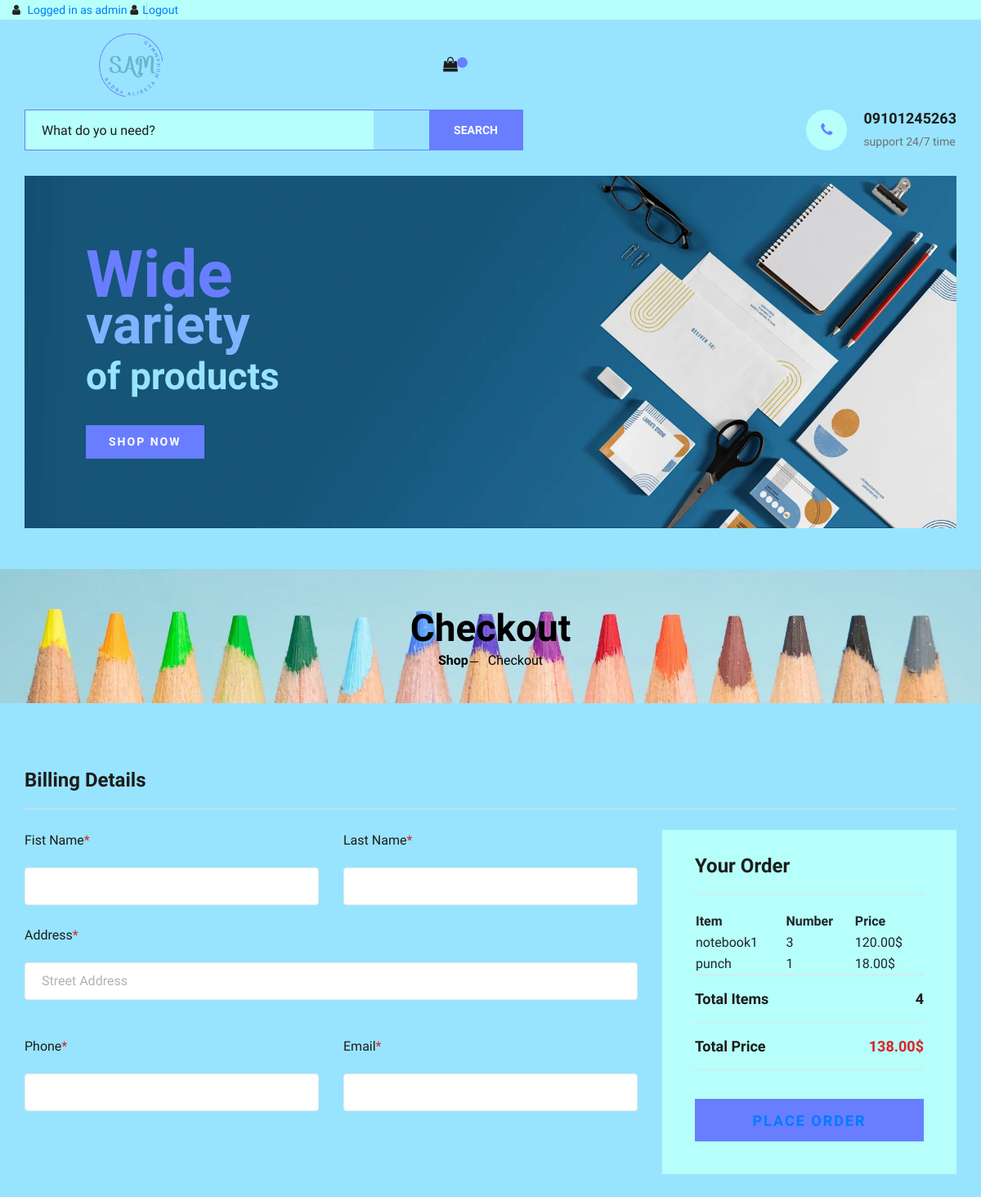
The app's page /checkout/ (signed in) with its own data.
### website/models.py (models this page shows, shortened)
class OrderItem(models.Model):
    item = models.ForeignKey(Item,on_delete=models.SET_NULL,null=True)
    order = models.ForeignKey(Order,on_delete=models.SET_NULL,null=True)
    quantity = models.IntegerField(default=0,null=True,blank=True)
    date_added = models.DateTimeField(auto_now_add=True)
    @property
    def get_total(self):
        total = self.item.final_price * self.quantity
        return total

class Item(models.Model):
    Size_options = [
        ('tiny', 'tiny'),
        ('small', 'small'),
        ('medium', 'medium'),
        ('large','large')
    ]
    title = models.CharField(max_length=255)
    image = models.ImageField(upload_to='items_image/')
    category = TaggableManager()
    off = models.BooleanField(default=False)
    description = models.TextField()
    status = models.BooleanField(default=False)
    published_date = models.DateTimeField()
    created_date = models.DateTimeField(auto_now_add=True)
    updated_date = models.DateTimeField(auto_now=True)
    price = models.DecimalField(max_digits=10, decimal_places=2)
    discount = models.DecimalField(max_digits=10, decimal_places=2)
    final_price = models.DecimalField(max_digits=10, decimal_places=2, editable=False, null=True, blank=True)
    size = models.CharField(max_length=10, choices=Size_options)
    color = models.CharField(max_length=255)
    class Meta:
        ordering = ['-created_date']

class Order(models.Model):
    customer=models.ForeignKey(Customer,on_delete=models.SET_NULL,null=True,blank=True)
    date_ordered = models.DateTimeField(auto_now_add=True)
    complete = models.BooleanField(default=False)
    transaction_id = models.CharField(max_length=100,null=True)
    @property
    def get_cart_total(self):
        orderitems = self.orderitem_set.all()
        total = sum([orderitem.get_total for orderitem in orderitems])
        return total
    @property
    def get_cart_items(self):
        orderitems = self.orderitem_set.all()
        total = sum([orderitem.quantity for orderitem in orderitems])
        return total

### website/views.py (the view)
# urls.py: path('checkout/',checkout_view,name='checkout'),
def checkout_view(request):
    if request.user.is_authenticated:
        customer = request.user.customer
        order, created = Order.objects.get_or_create(customer=customer,complete=False)
        orderitems = order.orderitem_set.all()
        print('orderitems:' , orderitems)
        return render(request,'website_templates/checkout.html',{'orderitems' : orderitems,'order' : order})
    else:
        return render('/')

### templates/website_templates/checkout.html
{% extends "base.html" %}
{% block content %}
{% load static %}
    <section class="breadcrumb-section set-bg" data-setbg="{% static 'img/art-materials-colored-pencils.webp' %}">
        <div class="container">
            <div class="row">
                <div class="col-lg-12 text-center">
                    <div class="breadcrumb__text">
                        <h2>Checkout</h2>
                        <div class="breadcrumb__option">
                            <a href="{% url 'website:shop' %}">Shop</a>
                            <span>Checkout</span>
                        </div>
                    </div>
                </div>
            </div>
        </div>
    </section>
    <section class="checkout spad">
        <div class="container">
            <div class="checkout__form">
                <h4>Billing Details</h4>
                <form action="#">
                    <div class="row">
                        <div class="col-lg-8 col-md-6">
                            <div class="row">
                                <div class="col-lg-6">
                                    <div class="checkout__input">
                                        <p>Fist Name<span>*</span></p>
                                        <input type="text">
                                    </div>
                                </div>
                                <div class="col-lg-6">
                                    <div class="checkout__input">
                                        <p>Last Name<span>*</span></p>
                                        <input type="text">
                                    </div>
                                </div>
                            </div>
                            <div class="checkout__input">
                                <p>Address<span>*</span></p>
                                <input type="text" placeholder="Street Address" class="checkout__input__add">
                            </div>
                            <div class="row">
                                <div class="col-lg-6">
                                    <div class="checkout__input">
                                        <p>Phone<span>*</span></p>
                                        <input type="text">
                                    </div>
                                </div>
                                <div class="col-lg-6">
                                    <div class="checkout__input">
                                        <p>Email<span>*</span></p>
                                        <input type="text">
                                    </div>
                                </div>
                            </div>
                        </div>
                        <div class="col-lg-4 col-md-6">
                            <div class="checkout__order">
                                <h4>Your Order</h4>
                                <div>
                                    <table style="width:100%;">
                                        <thead>
                                          <tr>
                                            <th>Item</th>
                                            <th>Number</th>
                                            <th>Price</th>
                                          </tr>
                                        </thead>
                                        <tbody>
                                            {% for orderitem in orderitems %}
                                          <tr>
                                            <td>{{orderitem.item.title}}</td>
                                            <td>{{orderitem.quantity}}</td>
                                            <td>{{orderitem.get_total}}$</td>
                                          </tr>
                                          {% endfor %}
                                        </tbody>
                                      </table>
                                <div class="checkout__order__subtotal">Total Items <span>{{order.get_cart_items}}</span></div>
                                <div class="checkout__order__total">Total Price <span>{{order.get_cart_total}}$</span></div>
                                <button type="" class="site-btn"><a href="{% url 'website:shop' %}">PLACE ORDER</a></button>
                            </div>
                        </div>
                    </div>
                </form>
            </div>
        </div>
    </section>
 {% endblock %}

### templates/base.html (shortened to what this page needs)
{% load static %}
<!DOCTYPE html>
<html lang="zxx">
<head>
    <link rel="stylesheet" href="{% static 'css/bootstrap.min.css' %}" type="text/css">
    <link rel="stylesheet" href="{% static 'css/font-awesome.min.css' %}" type="text/css">
    <link rel="stylesheet" href="{% static 'css/elegant-icons.css' %}" type="text/css">
    <link rel="stylesheet" href="{% static 'css/nice-select.css' %}" type="text/css">
    <link rel="stylesheet" href="{% static 'css/jquery-ui.min.css' %}" type="text/css">
    <link rel="stylesheet" href="{% static 'css/owl.carousel.min.css' %}" type="text/css">
    <link rel="stylesheet" href="{% static 'css/slicknav.min.css' %}" type="text/css">
    <link rel="stylesheet" href="{% static 'css/style.css' %}" type="text/css">
</head>
<body>
    <header class="header">
        <div class="header__top">
            <div class="container">
                <div class="row">
                    <div class="">
                        <div class="header__top__left">
                            <ul>
                                {% if request.user.is_authenticated %}
                                <li><a href="#"><i class="fa fa-user"></i> Logged in as {{request.user.username}}</a></li>
                                <li><a href="{% url 'accounts:logout' %}" ><i class="fa fa-user"></i>Logout</a></li>
                                {% else %}
                                <li><a href="{% url 'accounts:login' %}"><i class="fa fa-user"></i>Login</a></li>
                                <li><a href="{% url 'accounts:signup' %}" ><i class="fa fa-user"></i>Sign up</a></li>
                                {% endif %}
                            </ul>
                        </div>
                    </div>
                </div>
            </div>
        </div>
        <div class="container">
            <div class="row">
                <div class="col-lg-3">
                    <div class="header__logo">
                        <a href="#"><img src="{% static 'img/SAM.png' %}" alt="LOGO"></a>
                    </div>
                </div>
                <div class="col-lg-3">
                    <div class="header__cart">
                        <ul>
                            <li><a href="{% url 'website:cart' %}"><i class="fa fa-shopping-bag"></i> <span>{{cartItems}}</span></a></li>
                        </ul>
                    </div>
                </div>
            </div>
        </div>
    </header>
    <section class="hero">
        <div class="container">
            <div class="row">
                <div class="col-lg-12">
                    <div class="hero__search">
                        {% include 'website_templates/search.html' %}
                        <div class="hero__search__phone">
                            <div class="hero__search__phone__icon">
                                <i class="fa fa-phone"></i>
                            </div>
                            <div class="hero__search__phone__text">
                                <h5>09101245263</h5>
                                <span>support 24/7 time</span>
                            </div>
                        </div>
                    </div>
                    <div class="hero__item set-bg" data-setbg="{% static 'img/hero/S001525875.webp' %}">
                        <div class="hero__text">
                            <h1>Wide</h1>
                            <h2>variety</h2>
                            <h3>of products</h3>
                            <br>
                            <a href="{% url 'website:shop' %}" class="primary-btn">SHOP NOW</a>
                        </div>
                    </div>
                </div>
            </div>
        </div>
    </section>
    {% block content %}
    {% endblock %}
</body>
</html>

### records on screen
OrderItem: item "notebook1", quantity "3", get_total "120.00"
OrderItem: item "punch", quantity "1", get_total "18.00"
Order: get_cart_items "4", get_cart_total "138.00"

### other values on screen
{{ request.user.username }} "admin"
